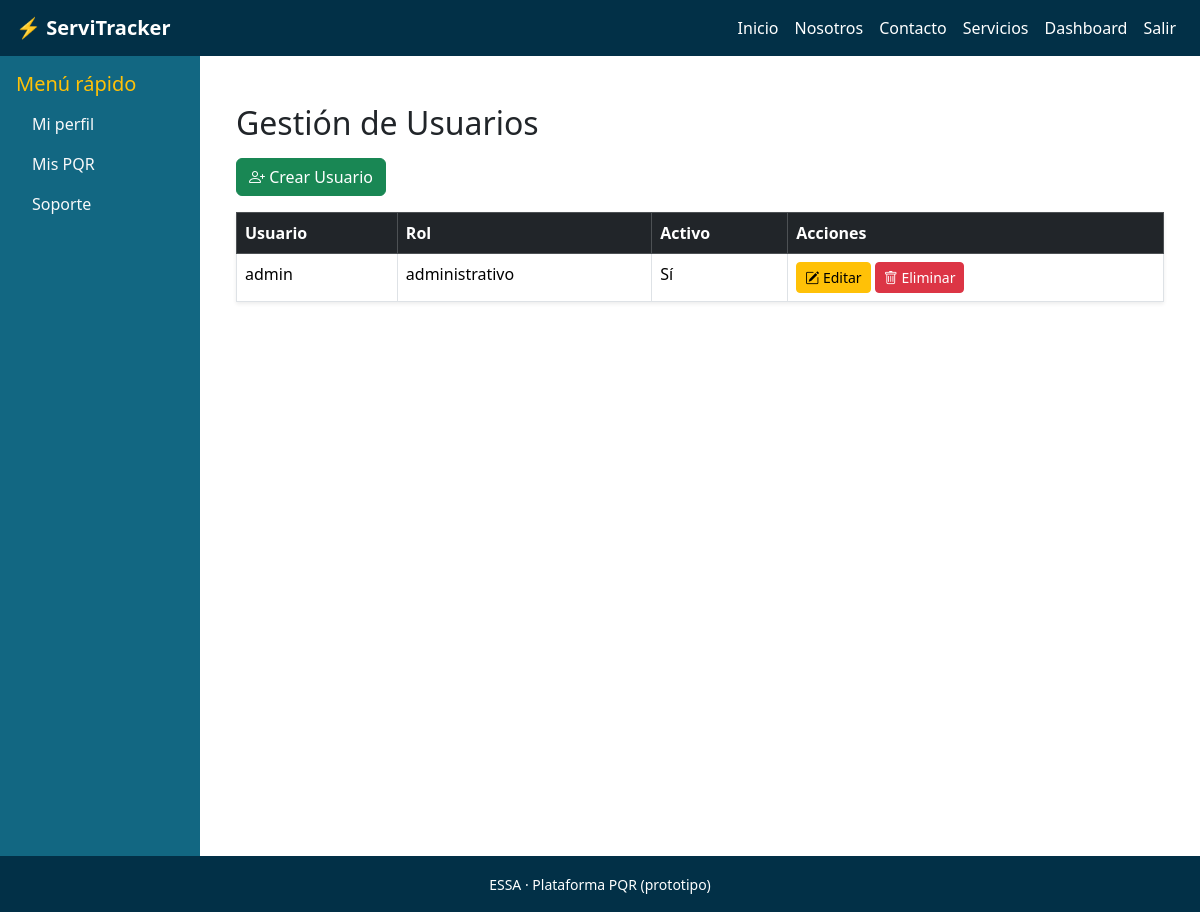
Before: /usuarios/admin/usuarios/ (signed in) with the older database file.
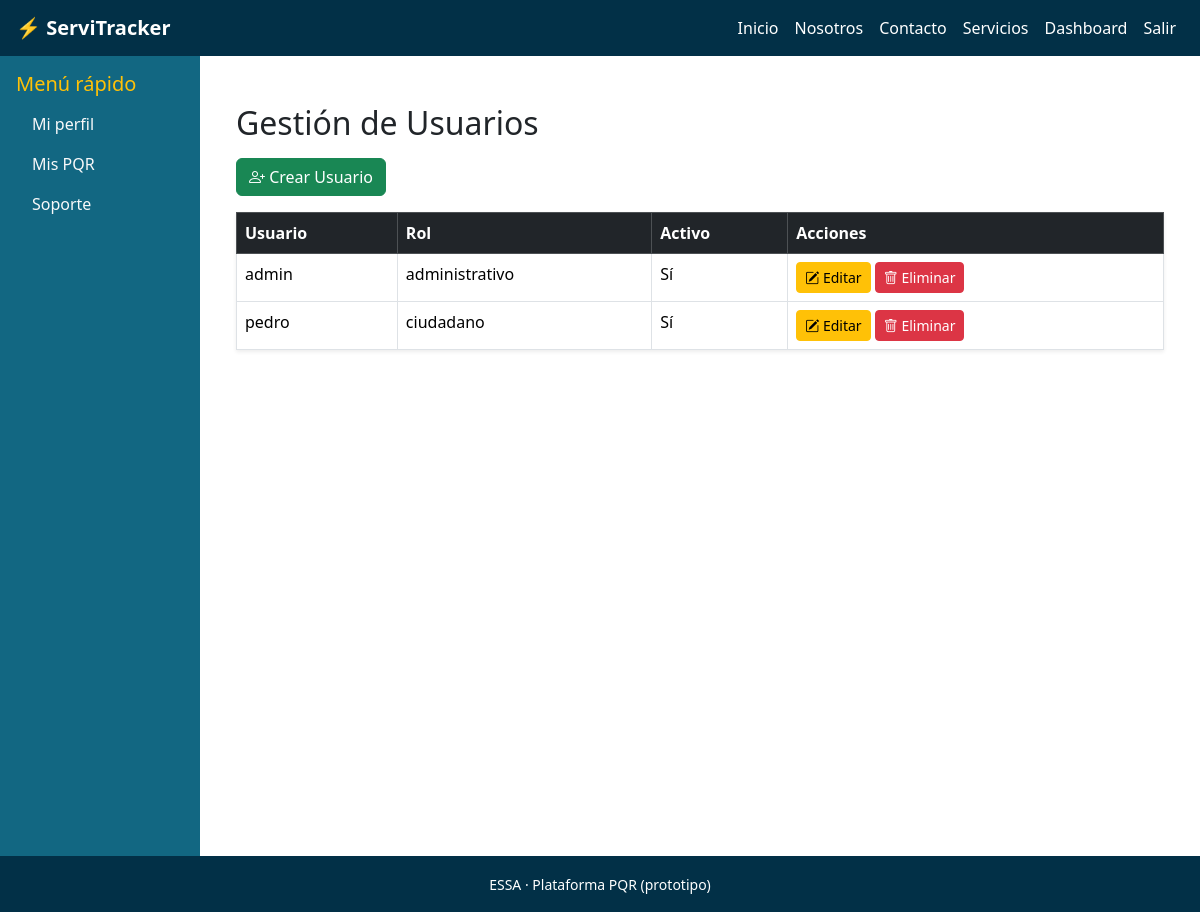
After: the same page with the newer database file.
### usuarios/models.py (models this page shows, shortened)
class Usuario(AbstractUser):
    class Rol(models.TextChoices):
        CIUDADANO = 'ciudadano', 'Ciudadano'
        TECNICO = 'tecnico', 'Técnico'
        ADMINISTRATIVO = 'administrativo', 'Administrativo'
    telefono = models.CharField(max_length=20, blank=True, null=True)
    rol = models.CharField(max_length=20, choices=Rol.choices, default=Rol.CIUDADANO)
    numero_documento = models.CharField(max_length=50, blank=True, null=True)
    fecha_nacimiento = models.DateField(blank=True, null=True)
    numero_cuenta = models.CharField(
        max_length=100,
        blank=True,
        null=True,
        help_text="Número de cuenta de servicio asignado por la empresa"
    )

### usuarios/views.py (the view)
# urls.py: path('admin/usuarios/', views.admin_gestion_usuarios, name='admin_gestion_usuarios'),
@login_required
def admin_gestion_usuarios(request):
    if request.user.rol != 'administrativo' and not request.user.is_superuser:
        return redirect('dashboard_admin')  # seguridad
    usuarios = Usuario.objects.all()
    return render(request, 'usuarios/admin_gestion_usuarios.html', {
        'usuarios': usuarios
    })

### templates/usuarios/admin_gestion_usuarios.html (shortened to what this page needs)
{% extends 'base.html' %}
{% block content %}
<div class="container mt-4">
  <h2 class="mb-3">Gestión de Usuarios</h2>
  <a href="{% url 'admin_crear_usuario' %}" class="btn btn-success mb-3">
    <i class="bi bi-person-plus"></i> Crear Usuario
  </a>
  <table class="table table-bordered shadow-sm">
    <thead class="table-dark">
      <tr>
        <th>Usuario</th>
        <th>Rol</th>
        <th>Activo</th>
        <th>Acciones</th>
      </tr>
    </thead>
    <tbody>
      {% for u in usuarios %}
      <tr>
        <td>{{ u.username }}</td>
        <td>{{ u.rol }}</td>
        <td>{{ u.is_active|yesno:"Sí,No" }}</td>
        <td>
          <a href="{% url 'admin_editar_usuario' u.id %}" class="btn btn-sm btn-warning">
            <i class="bi bi-pencil-square"></i> Editar
          </a>
          <a href="{% url 'admin_eliminar_usuario' u.id %}" class="btn btn-sm btn-danger"
             onclick="return confirm('¿Eliminar este usuario? Esta acción no se puede deshacer.');">
            <i class="bi bi-trash"></i> Eliminar
          </a>
        </td>
      </tr>
      {% empty %}
      <tr>
        <td colspan="4" class="text-center">No hay usuarios registrados.</td>
      </tr>
      {% endfor %}
    </tbody>
  </table>
</div>
{% endblock %}

Changed rows visible on the page:
added Usuario: username "pedro", rol "ciudadano", is_active "Sí"
